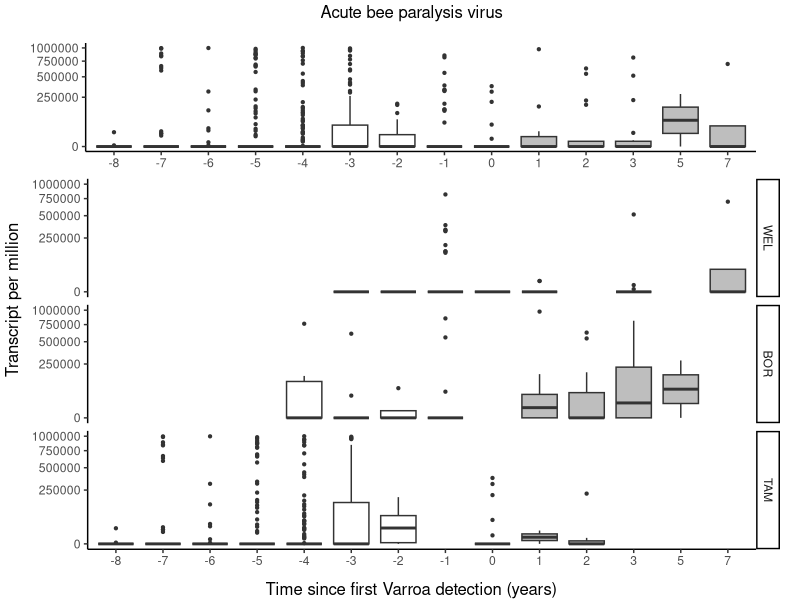
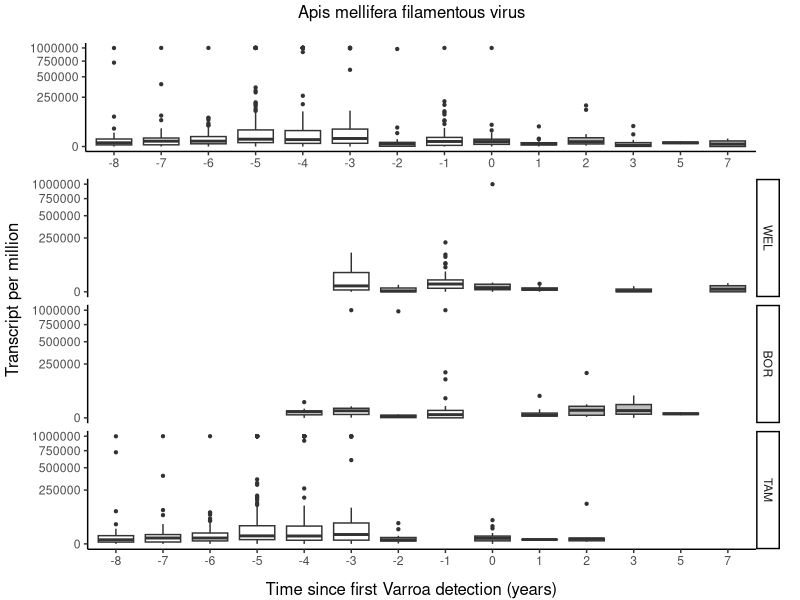
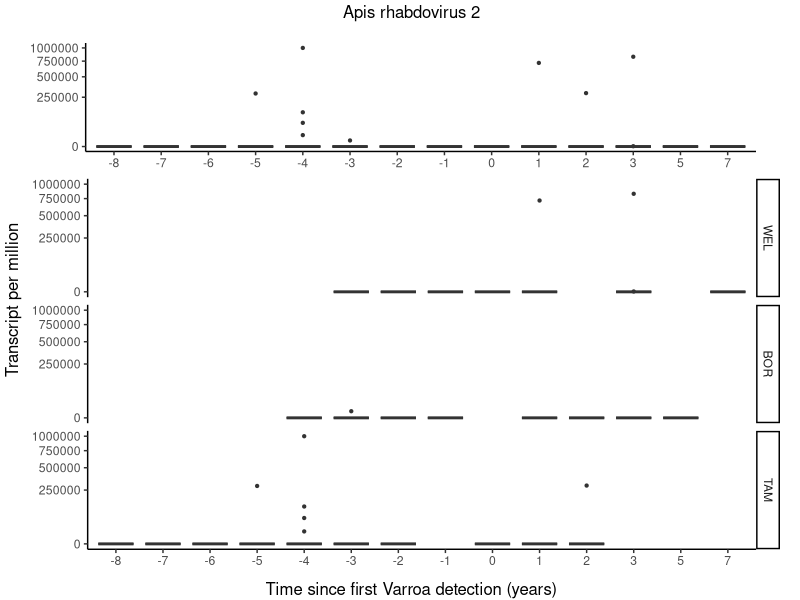
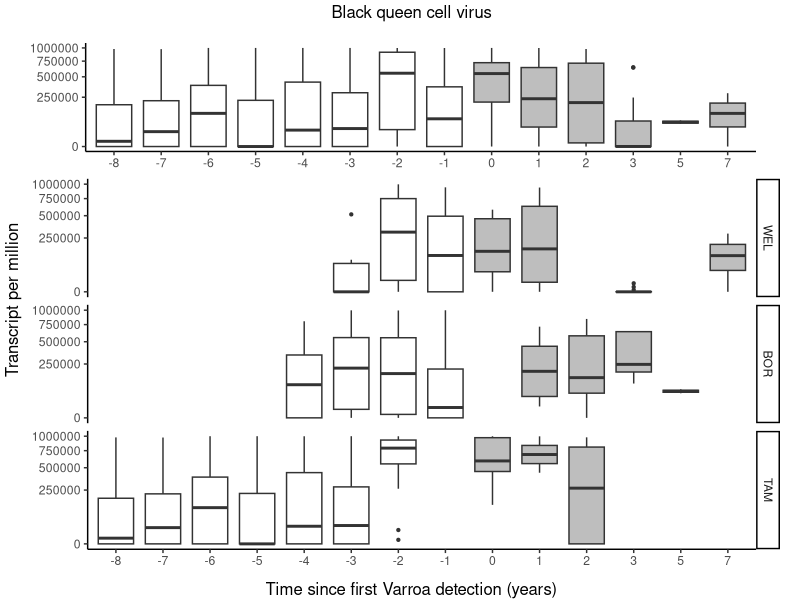
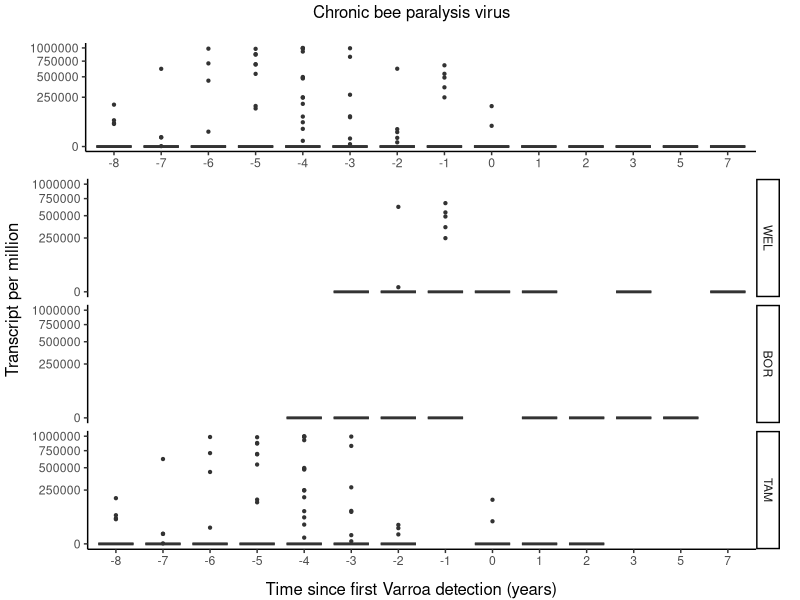
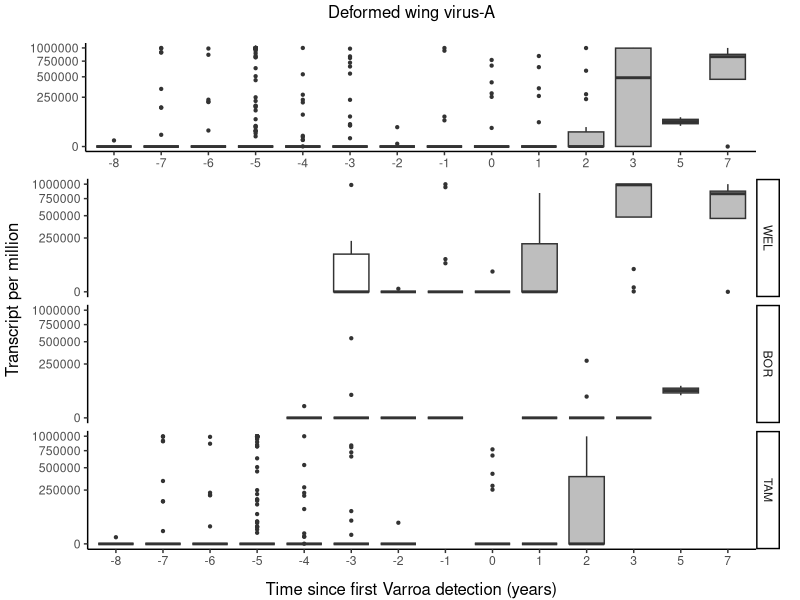
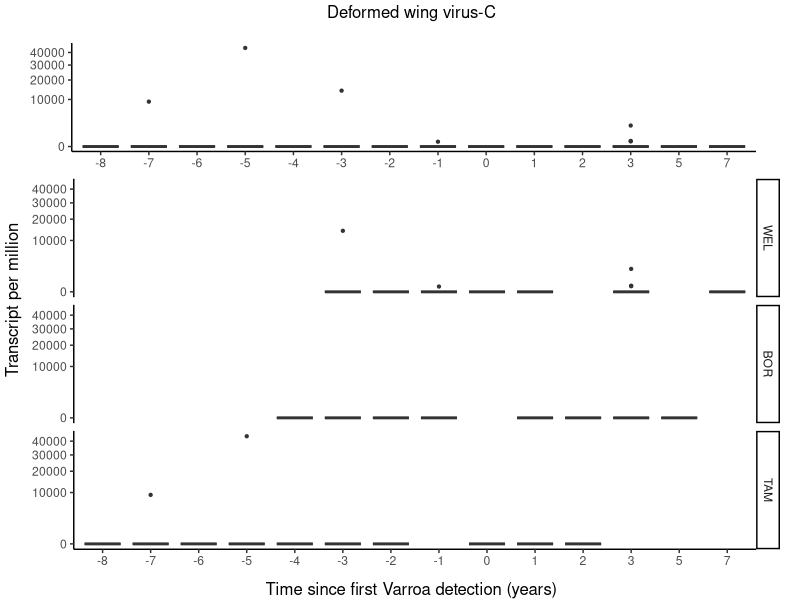
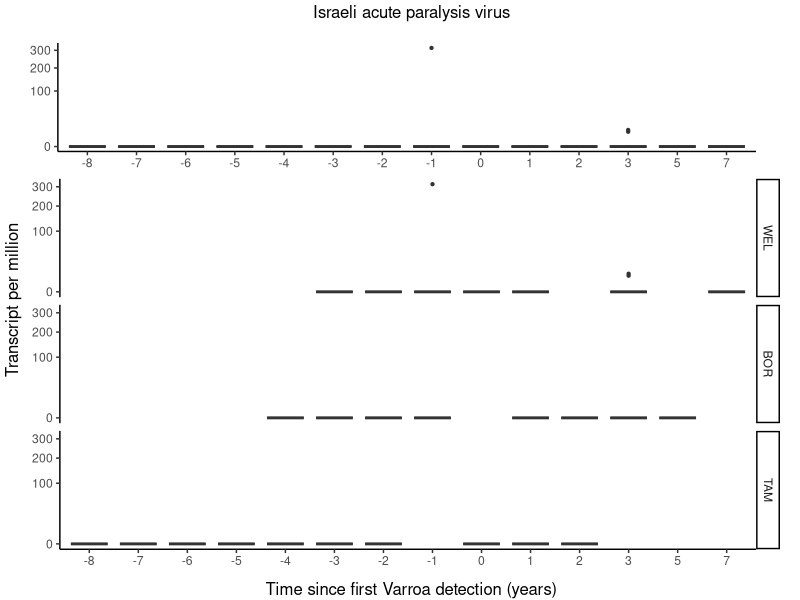

Write the R code that produced these figures, in order.
##########################################################
##                                                      ##   
## Author: Sherry Lin                                   ##
## Student ID: u6890762                                 ##
## Project: evolution of bee viruses                    ##
## Purpose: plotting overall viral load and prevalence  ##
## Version: 19                                          ##
## Date: 10/11/20                                       ##
##                                                      ##
##########################################################

library(ggplot2) #ggplot()+geom_boxplot(), geom_bar(), geom_line, geom_point()
library(dplyr) #group_by(): groups a dataframe based on certain fields / summarise()
library(ggpubr) #ggarrange(): make multiple ggplots into one / annotate_figure()
library(reshape2)

rm(list = ls())

# import data
# let 'Geocluster' become orderd factor(from south to north)
data <- read.csv("new_data.csv")

data$Geocluster <- factor(data$Geocluster, level=c("WEL","BOR","TAM","VER"))
data$year.1 <- as.factor(data$year.1)
data$year.2 <- factor(data$year.2, level=c('0','<1',"<2","<3","<5","<7"))
data$year.3 <- factor(data$year.3, level=c('0','<1','<2','>2'))
data$V.arrival <- as.factor(data$V.arrival)

# plotting viral population over time
## by TPM
name_full <- c('Acute bee paralysis virus','Apis mellifera filamentous virus',
               'Apis rhabdovirus 2','Black queen cell virus', 'Chronic bee paralysis virus',
               'Deformed wing virus-A','Deformed wing virus-C','Israeli acute paralysis virus',
               'Kashmir bee virus','Lake Sinai virus','Slow bee paralysis virus','Sacbrood virus',
               'Varroa destructor virus 1','Varroa destructor virus 2','Varroa destructor virus 3',
               'Varroa orthomyxovirus-1','Varroa Tymo-like virus')

# BOXPLOT: y=tpm, x=year #================================================================================
## Time since first Varroa detection: -8,-7,-6,-5,-4,-3,-2,-1,0,1,2,3,5,7
for(i in 25:41){
  p1.1<-ggplot(data=data[-which(is.na(data$year.1)),], aes_string(x='year.1',y=names(data)[i],fill='V.arrival'))+
    geom_boxplot(outlier.size = 0.8)+
    scale_y_sqrt()+
    facet_grid(rows=vars(Geocluster))+
    scale_fill_manual(values = c('white','grey'))+
    theme_classic()+
    theme(legend.position="none",plot.margin=unit(c(-1.8,1,-0.5,-0.5),"lines"))+
    labs(title = "",y="",x="")
    scale_x_discrete(labels=c('<8',"<7",'<6','<5','<4','<3','<2','<1','0','<1','<2','<3','<5','<7'))
    
  
  p1.2<-ggplot(data=data[-which(is.na(data$year.1)),], aes_string(x='year.1',y=names(data)[i],fill='V.arrival'))+
    geom_boxplot(outlier.size = 0.8)+
    scale_y_sqrt()+
    scale_fill_manual(values = c('white','grey'))+
    theme_classic()+
    theme(plot.margin=unit(c(1,2.2,0,-0.6),"lines"),legend.position = 'none')+
    labs(y="",x="")
    scale_x_discrete(labels=c('<8',"<7",'<6','<5','<4','<3','<2','<1','0','<1','<2','<3','<5','<7'))
    
  p1 <- ggarrange(p1.2,p1.1,nrow=2,ncol=1,heights=c(0.3, 0.7))
  p1 <- annotate_figure(p1,top=text_grob(paste(name_full[i-24])),
                        left = text_grob("Transcript per million",rot = 90),
                        bottom=text_grob("Time since first Varroa detection (years)"))
  print(p1)
  
}

#-----------------------------------------------------------------------------------------------------
## exposure time groups: 0,<1,<2,<3,<5,<7
for(i in 25:41){
  p1.1 <- ggplot(data, aes_string(x='year.2',y=names(data)[i],fill='V.arrival'))+
    geom_boxplot(outlier.shape = NA)+
    scale_y_sqrt()+
    facet_grid(rows=vars(Geocluster))+
    scale_fill_manual(values = c('white','grey'))+
    theme_classic()+
    theme(legend.position="none",plot.margin=unit(c(-1.8,1,-0.5,-0.5),"lines"))+
    labs(title = "",y="",x="")
  
  p1.2<-ggplot(data, aes_string(x='year.2',y=names(data)[i],fill='V.arrival'))+
    geom_boxplot(outlier.shape = NA)+
    scale_y_sqrt()+
    scale_fill_manual(values = c('white','grey'))+
    theme_classic()+
    theme(plot.margin=unit(c(1,2.2,0,-0.6),"lines"),legend.position = 'none')+
    labs(y="",x="")
  p1 <- ggarrange(p1.2,p1.1,nrow=2,ncol=1,heights=c(0.3, 0.7))
  p1 <- annotate_figure(p1,top=text_grob(paste(name_full[i-24])),
                        left = text_grob("Transcript per million",rot = 90),
                        bottom=text_grob("Varroa exposure time (years)"))
  print(p1)
  
}

#------------------------------------------------------------------------------------------------------
## exposure time groups: 0,<1,<2,>2
for(i in 25:41){
  p1.1 <- ggplot(data, aes_string(x='year.3',y=names(data)[i],fill='V.arrival'))+
    geom_boxplot(outlier.shape = NA)+
    scale_y_sqrt()+
    facet_grid(rows=vars(Geocluster))+
    scale_fill_manual(values = c('white','grey'))+
    theme_classic()+
    theme(legend.position="none",plot.margin=unit(c(-1.8,1,-0.5,-0.5),"lines"))+
    labs(title = "",y="",x="")
  
  p1.2<-ggplot(data, aes_string(x='year.3',y=names(data)[i],fill='V.arrival'))+
    geom_boxplot(outlier.shape = NA)+
    scale_y_sqrt()+
    scale_fill_manual(values = c('white','grey'))+
    theme_classic()+
    theme(plot.margin=unit(c(1,2.2,0,-0.6),"lines"),legend.position = "none")+
    labs(y="",x="")
  
  p1 <- ggarrange(p1.2,p1.1,nrow=2,ncol=1,heights=c(0.3, 0.7))
  p1 <- annotate_figure(p1,top=text_grob(paste(name_full[i-24])),
                        left = text_grob("Transcript per million",rot = 90),
                        bottom=text_grob("Varroa exposure time (years)"))
  print(p1)
  
}

#--------------------------------------------------------------------------------------------------------
## OVERALL
data_melt <- melt(data[24:41], id=c('V.arrival'))

ggplot(data_melt,aes(x=variable,y=value,fill=as.factor(V.arrival)))+
  geom_boxplot(outlier.shape = NA)+
  labs(x='',y='Transcript per million',title='Overall viral load')+
  scale_y_sqrt()+
  scale_fill_manual(labels=c('Before Varroa','After Varroa'),values=c('white','grey'))+
  theme_classic()+
  theme(legend.position = c(0.9,0.9),
        legend.background = element_rect(linetype="solid",colour ="darkgrey"),
        legend.title = element_blank(),
        legend.text = element_text(size = 12),
        axis.text.x = element_text(size=11))

for (i in 25:41) {
  box <- ggplot(data,aes_string(x='year.3',y=names(data)[i],fill='V.arrival'))+
    geom_boxplot(outlier.shape = NA)+
    labs(title='Overall viral load',subtitle=name_full[i-24],x='Varroa exposure time (years)',y='Transcript per million',fill='')+
    scale_y_sqrt()+
    scale_fill_manual(values=c('white','grey'))+
    theme_classic()+
    theme(legend.position = 'none')
  
  print(box)
  
}

#======================================================================================================
## prevalence #========================================================================================

## Time since first Varroa detection: -8,-7,-6,-5,-4,-3,-2,-1,0,1,2,3,5,7
data.1 <- data[,c(11,19,24,25:41)] %>% group_by(year.1,V.arrival,Geocluster) %>% summarise(ABPV=length(which(ABPV>0))/length(ABPV),
                                                                             Amfv=length(which(Amfv>0))/length(Amfv),
                                                                             Arv2=length(which(Arv2>0))/length(Arv2),
                                                                             BQCV=length(which(BQCV>0))/length(BQCV),
                                                                             CBPV=length(which(CBPV>0))/length(CBPV),
                                                                             DWV_A=length(which(DWV_A>0))/length(DWV_A),
                                                                             DWV_C=length(which(DWV_C>0))/length(DWV_C),
                                                                             IAPV=length(which(IAPV>0))/length(IAPV),
                                                                             KBV=length(which(KBV>0))/length(KBV),
                                                                             LSV=length(which(LSV>0))/length(LSV),
                                                                             SBPV=length(which(SBPV>0))/length(SBPV),
                                                                             SBV=length(which(SBV>0))/length(SBV),
                                                                             DWV_B=length(which(DWV_B>0))/length(DWV_B),
                                                                             VDV2=length(which(VDV2>0))/length(VDV2),
                                                                             VDV3=length(which(VDV3>0))/length(VDV3),
                                                                             Vov1=length(which(Vov1>0))/length(Vov1),
                                                                             VTV=length(which(VTV>0))/length(VTV))
data.1[,4:20] <- data.1[,4:20]*100

data.2 <- data[,c(11,24,25:41)] %>% group_by(year.1,V.arrival) %>% summarise(ABPV=length(which(ABPV>0))/length(ABPV),
                                                                                           Amfv=length(which(Amfv>0))/length(Amfv),
                                                                                           Arv2=length(which(Arv2>0))/length(Arv2),
                                                                                           BQCV=length(which(BQCV>0))/length(BQCV),
                                                                                           CBPV=length(which(CBPV>0))/length(CBPV),
                                                                                           DWV_A=length(which(DWV_A>0))/length(DWV_A),
                                                                                           DWV_C=length(which(DWV_C>0))/length(DWV_C),
                                                                                           IAPV=length(which(IAPV>0))/length(IAPV),
                                                                                           KBV=length(which(KBV>0))/length(KBV),
                                                                                           LSV=length(which(LSV>0))/length(LSV),
                                                                                           SBPV=length(which(SBPV>0))/length(SBPV),
                                                                                           SBV=length(which(SBV>0))/length(SBV),
                                                                                           DWV_B=length(which(DWV_B>0))/length(DWV_B),
                                                                                           VDV2=length(which(VDV2>0))/length(VDV2),
                                                                                           VDV3=length(which(VDV3>0))/length(VDV3),
                                                                                           Vov1=length(which(Vov1>0))/length(Vov1),
                                                                                           VTV=length(which(VTV>0))/length(VTV))
data.2[,3:19] <- data.2[,3:19]*100

for (i in 4:20){
  a<-ggplot(data.1[-which(is.na(data.1$year.1)),], aes_string(x='year.1', y=names(data.1)[i], fill='V.arrival'))+
    geom_bar(stat="identity",color='black')+
    ylim(c(0,100))+
    facet_grid(rows=vars(Geocluster))+
    labs(x="",y="")+
    scale_fill_manual(values=c('white','grey'))+
    theme_classic()+
    theme(legend.position = "none",plot.margin=unit(c(0,0.5,-0.3,0),"lines"),
          axis.text.y=element_text(size=8))+
    scale_x_discrete(labels=c('<8',"<7",'<6','<5','<4','<3','<2','<1','0','<1','<2','<3','<5','<7'))
  
  b<-ggplot(data.2[-which(is.na(data.2$year.1)),], aes_string(x='year.1', y=names(data.2)[i-1],fill='V.arrival'))+
    geom_bar(stat="identity",color='black')+
    ylim(c(0,100))+
    labs(x="",y="")+
    scale_fill_manual(values=c('white','grey'))+
    theme_classic()+
    theme(plot.margin=unit(c(1,1.6,-0.3,-0.1),"lines"),
          axis.text.y=element_text(size=8),legend.position = 'none')+
    scale_x_discrete(labels=c('<8',"<7",'<6','<5','<4','<3','<2','<1','0','<1','<2','<3','<5','<7'))
  
  c <- ggarrange(b,a,nrow=2,ncol=1,heights=c(0.3, 0.7))
  c <- annotate_figure(c,top=text_grob(paste("Prevalence of ",name_full[i-3]),size=12),
                       bottom=text_grob("Time since first Varroa detection (years)"),
                       left = text_grob("Pathogen prevalence (% positive colonies)",rot = 90),)
  print(c)
  
}

#------------------------------------------------------------------------------------------
## exposure time groups: 0,<1,<2,<3,<5,<7
data.3 <- data[,c(12,19,24,25:41)] %>% group_by(year.2,V.arrival,Geocluster) %>% summarise(ABPV=length(which(ABPV>0))/length(ABPV),
                                                                                           Amfv=length(which(Amfv>0))/length(Amfv),
                                                                                           Arv2=length(which(Arv2>0))/length(Arv2),
                                                                                           BQCV=length(which(BQCV>0))/length(BQCV),
                                                                                           CBPV=length(which(CBPV>0))/length(CBPV),
                                                                                           DWV_A=length(which(DWV_A>0))/length(DWV_A),
                                                                                           DWV_C=length(which(DWV_C>0))/length(DWV_C),
                                                                                           IAPV=length(which(IAPV>0))/length(IAPV),
                                                                                           KBV=length(which(KBV>0))/length(KBV),
                                                                                           LSV=length(which(LSV>0))/length(LSV),
                                                                                           SBPV=length(which(SBPV>0))/length(SBPV),
                                                                                           SBV=length(which(SBV>0))/length(SBV),
                                                                                           DWV_B=length(which(DWV_B>0))/length(DWV_B),
                                                                                           VDV2=length(which(VDV2>0))/length(VDV2),
                                                                                           VDV3=length(which(VDV3>0))/length(VDV3),
                                                                                           Vov1=length(which(Vov1>0))/length(Vov1),
                                                                                           VTV=length(which(VTV>0))/length(VTV))
data.3[,4:20] <- data.3[,4:20]*100

data.4 <- data[,c(12,24,25:41)] %>% group_by(year.2,V.arrival) %>% summarise(ABPV=length(which(ABPV>0))/length(ABPV),
                                                                             Amfv=length(which(Amfv>0))/length(Amfv),
                                                                             Arv2=length(which(Arv2>0))/length(Arv2),
                                                                             BQCV=length(which(BQCV>0))/length(BQCV),
                                                                             CBPV=length(which(CBPV>0))/length(CBPV),
                                                                             DWV_A=length(which(DWV_A>0))/length(DWV_A),
                                                                             DWV_C=length(which(DWV_C>0))/length(DWV_C),
                                                                             IAPV=length(which(IAPV>0))/length(IAPV),
                                                                             KBV=length(which(KBV>0))/length(KBV),
                                                                             LSV=length(which(LSV>0))/length(LSV),
                                                                             SBPV=length(which(SBPV>0))/length(SBPV),
                                                                             SBV=length(which(SBV>0))/length(SBV),
                                                                             DWV_B=length(which(DWV_B>0))/length(DWV_B),
                                                                             VDV2=length(which(VDV2>0))/length(VDV2),
                                                                             VDV3=length(which(VDV3>0))/length(VDV3),
                                                                             Vov1=length(which(Vov1>0))/length(Vov1),
                                                                             VTV=length(which(VTV>0))/length(VTV))
data.4[,3:19] <- data.4[,3:19]*100

for (i in 4:20){
  a<-ggplot(data.3, aes_string(x='year.2', y=names(data.3)[i], fill='V.arrival'))+
    geom_bar(stat="identity",color='black')+
    ylim(c(0,100))+
    facet_grid(rows=vars(Geocluster))+
    labs(x="",y="")+
    scale_fill_manual(values=c('white','grey'))+
    theme_classic()+
    theme(legend.position = "none",plot.margin=unit(c(0,0.5,-0.3,0),"lines"),
          axis.text.y=element_text(size=8))
  
  b<-ggplot(data.4, aes_string(x='year.2', y=names(data.4)[i-1], fill='V.arrival'))+
    geom_bar(stat="identity",color='black')+
    ylim(c(0,100))+
    labs(x="",y="")+
    scale_fill_manual(values=c('white','grey'))+
    theme_classic()+
    theme(legend.position='none',
          plot.margin=unit(c(1,1.6,-0.3,-0.1),"lines"),
          axis.text.y=element_text(size=8))
  
  c <- ggarrange(b,a,nrow=2,ncol=1,heights=c(0.3, 0.7))
  c <- annotate_figure(c,top=text_grob(paste("Prevalence of ",name_full[i-3]),size=12),
                       bottom=text_grob("Varroa exposure time (years)"),
                       left = text_grob("Pathogen prevalence (% positive colonies)",rot = 90),)
  print(c)
  
}

#-----------------------------------------------------------------------------------------
## exposure time groups: 0,<1,<2,>2
data.5 <- data[,c(13,19,24,25:41)] %>% group_by(year.3,V.arrival,Geocluster) %>% summarise(ABPV=length(which(ABPV>0))/length(ABPV),
                                                                                           Amfv=length(which(Amfv>0))/length(Amfv),
                                                                                           Arv2=length(which(Arv2>0))/length(Arv2),
                                                                                           BQCV=length(which(BQCV>0))/length(BQCV),
                                                                                           CBPV=length(which(CBPV>0))/length(CBPV),
                                                                                           DWV_A=length(which(DWV_A>0))/length(DWV_A),
                                                                                           DWV_C=length(which(DWV_C>0))/length(DWV_C),
                                                                                           IAPV=length(which(IAPV>0))/length(IAPV),
                                                                                           KBV=length(which(KBV>0))/length(KBV),
                                                                                           LSV=length(which(LSV>0))/length(LSV),
                                                                                           SBPV=length(which(SBPV>0))/length(SBPV),
                                                                                           SBV=length(which(SBV>0))/length(SBV),
                                                                                           DWV_B=length(which(DWV_B>0))/length(DWV_B),
                                                                                           VDV2=length(which(VDV2>0))/length(VDV2),
                                                                                           VDV3=length(which(VDV3>0))/length(VDV3),
                                                                                           Vov1=length(which(Vov1>0))/length(Vov1),
                                                                                           VTV=length(which(VTV>0))/length(VTV))
data.5[,4:20] <- data.5[,4:20]*100

data.6 <- data[,c(13,24,25:41)] %>% group_by(year.3,V.arrival) %>% summarise(ABPV=length(which(ABPV>0))/length(ABPV),
                                                                             Amfv=length(which(Amfv>0))/length(Amfv),
                                                                             Arv2=length(which(Arv2>0))/length(Arv2),
                                                                             BQCV=length(which(BQCV>0))/length(BQCV),
                                                                             CBPV=length(which(CBPV>0))/length(CBPV),
                                                                             DWV_A=length(which(DWV_A>0))/length(DWV_A),
                                                                             DWV_C=length(which(DWV_C>0))/length(DWV_C),
                                                                             IAPV=length(which(IAPV>0))/length(IAPV),
                                                                             KBV=length(which(KBV>0))/length(KBV),
                                                                             LSV=length(which(LSV>0))/length(LSV),
                                                                             SBPV=length(which(SBPV>0))/length(SBPV),
                                                                             SBV=length(which(SBV>0))/length(SBV),
                                                                             DWV_B=length(which(DWV_B>0))/length(DWV_B),
                                                                             VDV2=length(which(VDV2>0))/length(VDV2),
                                                                             VDV3=length(which(VDV3>0))/length(VDV3),
                                                                             Vov1=length(which(Vov1>0))/length(Vov1),
                                                                             VTV=length(which(VTV>0))/length(VTV))
data.6[,3:19] <- data.6[,3:19]*100

for (i in 4:20){
  a<-ggplot(data.5, aes_string(x='year.3', y=names(data.5)[i], fill='V.arrival'))+
    geom_bar(stat="identity",color='black')+
    ylim(c(0,100))+
    facet_grid(rows=vars(Geocluster))+
    labs(x="",y="")+
    scale_fill_manual(values=c('white','grey'))+
    theme_classic()+
    theme(legend.position = "none",plot.margin=unit(c(0,0.5,-0.3,0),"lines"),
          axis.text.y=element_text(size=8))
  
  b<-ggplot(data.6, aes_string(x='year.3', y=names(data.6)[i-1],fill='V.arrival'))+
    geom_bar(stat="identity",color='black')+
    ylim(c(0,100))+
    labs(x="",y="")+
    scale_fill_manual(values=c('white','grey'))+
    theme_classic()+
    theme(plot.margin=unit(c(1,1.6,-0.3,-0.1),"lines"),
          axis.text.y=element_text(size=8),legend.position = 'none')
  
  c <- ggarrange(b,a,nrow=2,ncol=1,heights=c(0.3, 0.7))
  c <- annotate_figure(c,top=text_grob(paste("Prevalence of ",name_full[i-3]),size=12),
                       bottom=text_grob("Varroa exposure time (years)"),
                       left = text_grob("Pathogen prevalence (% positive colonies)",rot = 90),)
  print(c)
  
}

#-----------------------------------------------------------------------------------------------
## OVERALL
data.7 <- data[,c(24,25:41)] %>% group_by(V.arrival) %>% summarise(ABPV=length(which(ABPV>0))/length(ABPV),
                                                                             Amfv=length(which(Amfv>0))/length(Amfv),
                                                                             Arv2=length(which(Arv2>0))/length(Arv2),
                                                                             BQCV=length(which(BQCV>0))/length(BQCV),
                                                                             CBPV=length(which(CBPV>0))/length(CBPV),
                                                                             DWV_A=length(which(DWV_A>0))/length(DWV_A),
                                                                             DWV_C=length(which(DWV_C>0))/length(DWV_C),
                                                                             IAPV=length(which(IAPV>0))/length(IAPV),
                                                                             KBV=length(which(KBV>0))/length(KBV),
                                                                             LSV=length(which(LSV>0))/length(LSV),
                                                                             SBPV=length(which(SBPV>0))/length(SBPV),
                                                                             SBV=length(which(SBV>0))/length(SBV),
                                                                             DWV_B=length(which(DWV_B>0))/length(DWV_B),
                                                                             VDV2=length(which(VDV2>0))/length(VDV2),
                                                                             VDV3=length(which(VDV3>0))/length(VDV3),
                                                                             Vov1=length(which(Vov1>0))/length(Vov1),
                                                                             VTV=length(which(VTV>0))/length(VTV))
data.7[,2:18] <- data.7[,2:18]*100


data.7_melt <- melt(data.7, id=c('V.arrival'))

ggplot(data.7_melt,aes(x=variable,y=value,fill=V.arrival))+
  geom_bar(stat='identity',position=position_dodge(),color='black')+
  labs(x='',y='Pathogen prevalence (% positive colonies)')+
  scale_fill_manual(labels=c('Before Varroa','After Varroa'),values=c('white','grey'))+
  ylim(c(0,100))+
  theme_classic()+
  theme(legend.position = c(0.9,0.9),
        legend.background = element_rect(linetype="solid",colour ="darkgrey"),
        legend.title = element_blank(),
        legend.text = element_text(size=12),
        axis.text.x = element_text(size=11))

for (i in 3:19) {
  a <-ggplot(data.6,aes_string(x='year.3',y=names(data.6)[i],fill='V.arrival'))+
    geom_bar(stat='identity',color='black')+
    scale_fill_manual(values = c('white','grey'))+
    labs(title=name_full[i-2],x='Varroa exposure time (years)',y='Pathogen prevalence (% positive colonies)')+
    ylim(c(0,100))+
    theme_classic()+
    theme(legend.position = 'none',axis.text.x = element_text(size=11))
  print(a)
}

